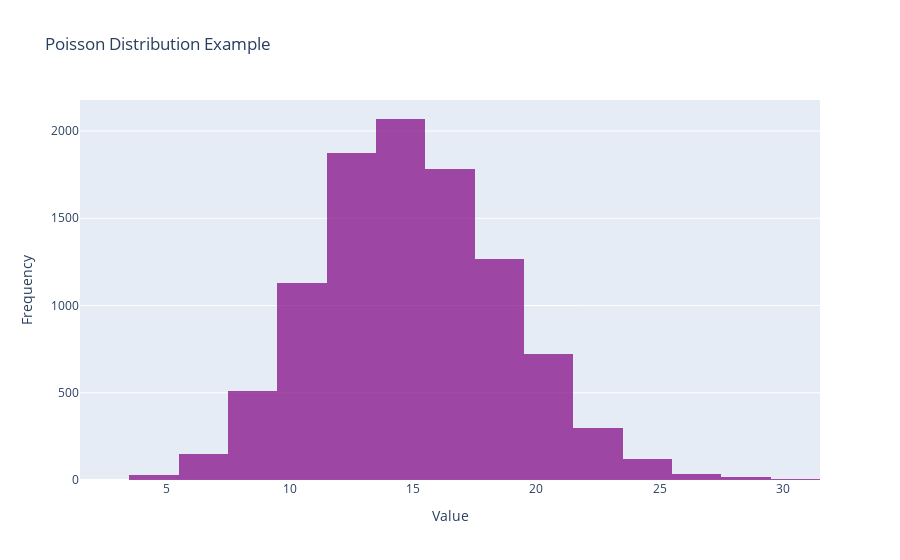

Notebook code for this chart:
### Markdown cell above
### 3. Poisson Distribution

Describes the number of events happening in a fixed interval of time or space, given a known average rate.

### Code cell
poisson_data = np.random.poisson(15, 10000) # Lambda = 3

fig = go.Figure(go.Histogram(
    x=poisson_data,
    nbinsx=20,
    marker=dict(color='purple'),
    opacity=0.7
))
fig.update_layout(
    title='Poisson Distribution Example',
    xaxis_title='Value',
    yaxis_title='Frequency'
)
fig.show()

### Figure 1 — Plotly figure (JSON) as saved in the notebook; plotly's stock layout.template omitted (floating-point values rounded to 4 significant figures; data arrays with more than 128 entries replaced by an {"elided": "..."} marker saying what was removed)
{"data": [{"marker": {"color": "purple"}, "nbinsx": 20, "opacity": 0.7, "type": "histogram", "x": {"elided": "10000 int values"}}], "layout": {"title": {"text": "Poisson Distribution Example"}, "xaxis": {"title": {"text": "Value"}}, "yaxis": {"title": {"text": "Frequency"}}}}
